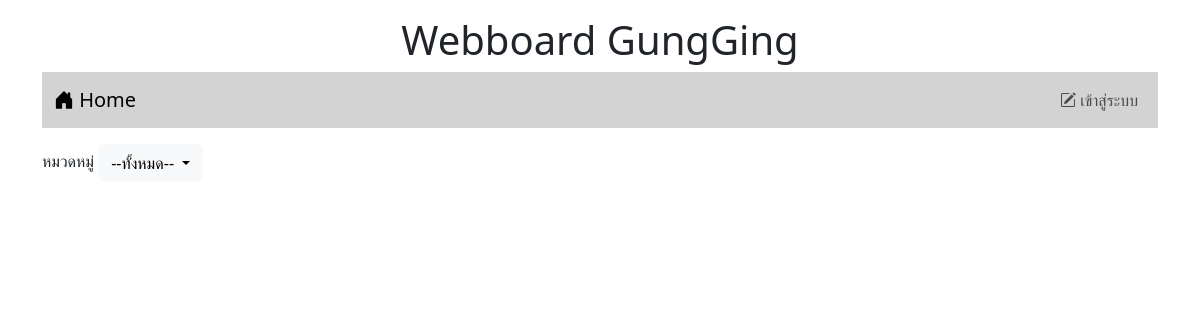
Before: / with the older database file.
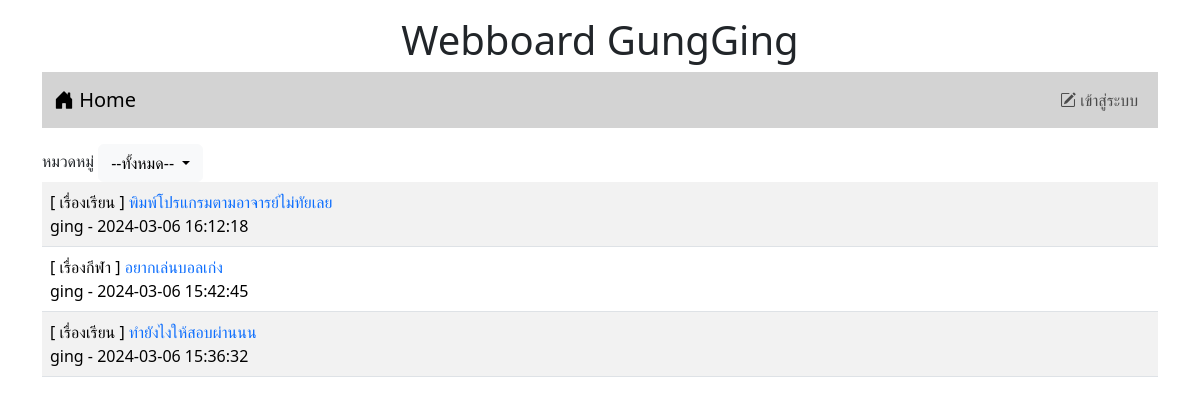
After: the same page with the newer database file.
### tables this page shows
CREATE TABLE `post` (
  `id` int(11) NOT NULL,
  `title` varchar(128) NOT NULL,
  `content` varchar(2048) NOT NULL,
  `post_date` datetime NOT NULL,
  `cat_id` int(11) NOT NULL,
  `user_id` int(11) NOT NULL
);

CREATE TABLE `category` (
  `id` int(11) NOT NULL,
  `name` varchar(32) NOT NULL
);

CREATE TABLE `user` (
  `id` int(11) NOT NULL,
  `login` varchar(32) NOT NULL,
  `password` varchar(64) NOT NULL,
  `name` varchar(64) NOT NULL,
  `gender` char(1) NOT NULL,
  `email` varchar(32) NOT NULL,
  `role` char(1) NOT NULL
);

### index.php (the view, shortened to what this page needs)
<!DOCTYPE html>
<html lang="en">
<head>
    <link rel="stylesheet" href="bootstrap-5.3.2-dist/css/bootstrap.min.css">
    <link rel="stylesheet" href="https://cdn.jsdelivr.net/npm/bootstrap-icons@1.11.3/font/bootstrap-icons.min.css">
</head>
<body>
    <div class="container-lg">
    <h1 style="text-align: center;" class="mt-3">Webboard GungGing</h1>
<?php include "nav.php" ?>
<div class="mt-3 d-flex justify-content-between">
<div>
  <div>
  <label>หมวดหมู่</label>
   <span class="dropdown">
   <button class="btn btn-light dropdown-toggle" type="button" data-bs-toggle="dropdown" aria-expanded="false">
    --ทั้งหมด--
   </button>
</span>
</div>
</div>
</div>
<table class="table table-striped  ">
        <?php
            $conn=new PDO("mysql:host=localhost;dbname=webboard;charset=utf8","root","");
            $sql="SELECT t3.name,t1.title,t1.id,t2.login,t1.post_date FROM post as t1
            INNER JOIN user as t2 ON (t1.user_id = t2.id)
            INNER JOIN category as t3 ON (t1.cat_id = t3.id) ORDER BY t1.post_date DESC";
            $result=$conn->query($sql);
            while($row = $result->fetch()){
                echo "<tr><td>[ $row[0] ] <a href=post.php?id=$row[2]
                style=text-decoration:none>$row[1]</a><br>$row[3] - $row[4]</td></tr>";
            }
        ?>
</table>
    </div>
</body>
</html>

### nav.php (shortened to what this page needs)
<nav class="navbar navbar-expand-lg " style="background-color: #d3d3d3;">
  <div class="container-fluid">
    <a class="navbar-brand" href="index.php"><i class="bi bi-house-door-fill"></i> Home</a>
      <ul class="navbar-nav">
        <?php
        if(!isset($_SESSION['id'])){
        ?>
        <li class="nav-item">
          <a class="nav-link" aria-current="page" href="login.php"><i class="bi bi-pencil-square"></i> เข้าสู่ระบบ</a>
        </li>
        <?php } ?>
      </ul>
  </div>
</nav>

Changed rows visible on the page:
added post: category.name "เรื่องเรียน", title "พิมพ์โปรแกรมตามอาจารย์ไม่ทัยเลย", user.login "ging", post_date "2024-03-06 16:12:18"
added post: category.name "เรื่องกีฬา", title "อยากเล่นบอลเก่ง", user.login "ging", post_date "2024-03-06 15:42:45"
added post: category.name "เรื่องเรียน", title "ทำยังไงให้สอบผ่านนน", user.login "ging", post_date "2024-03-06 15:36:32"
